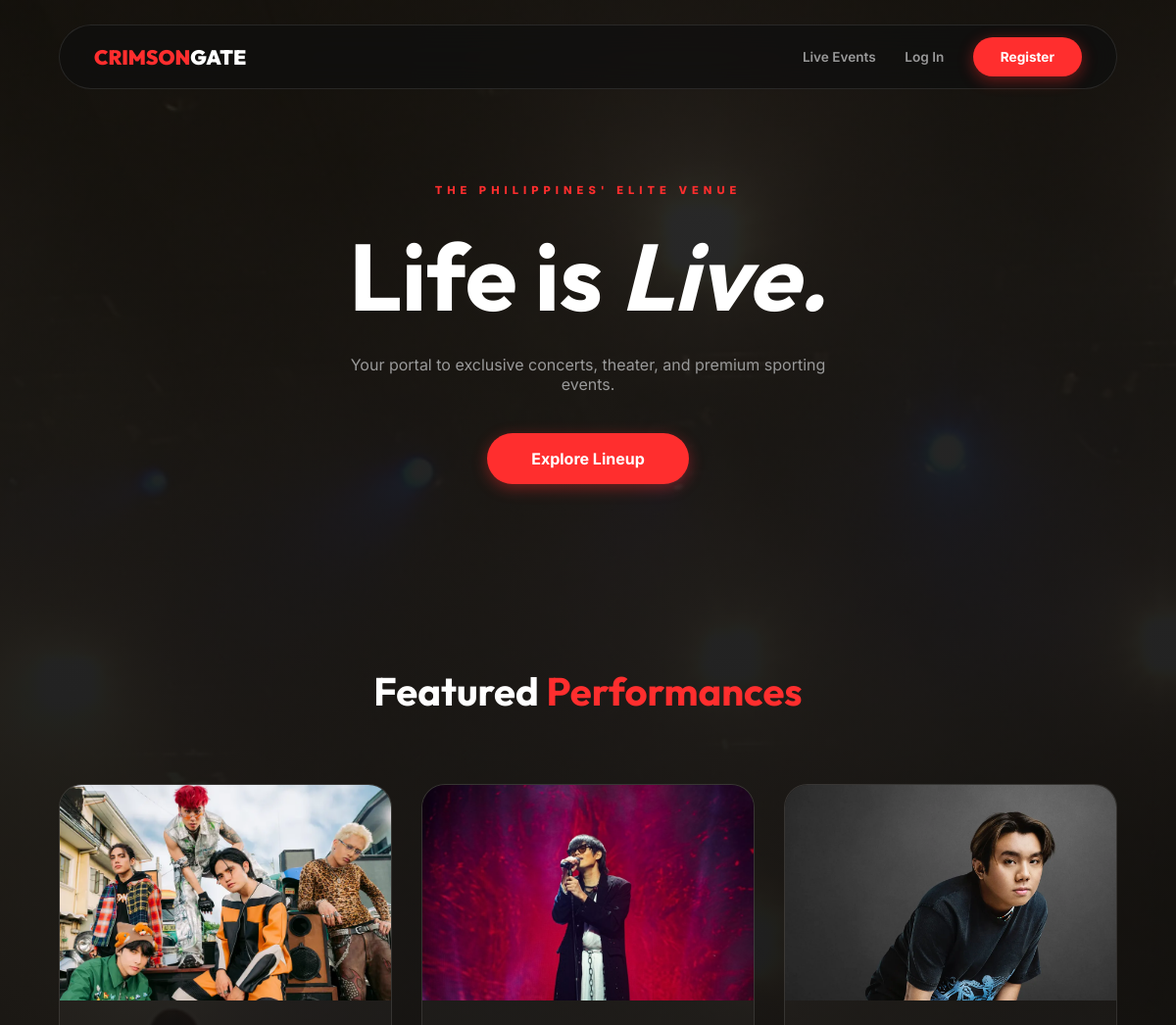
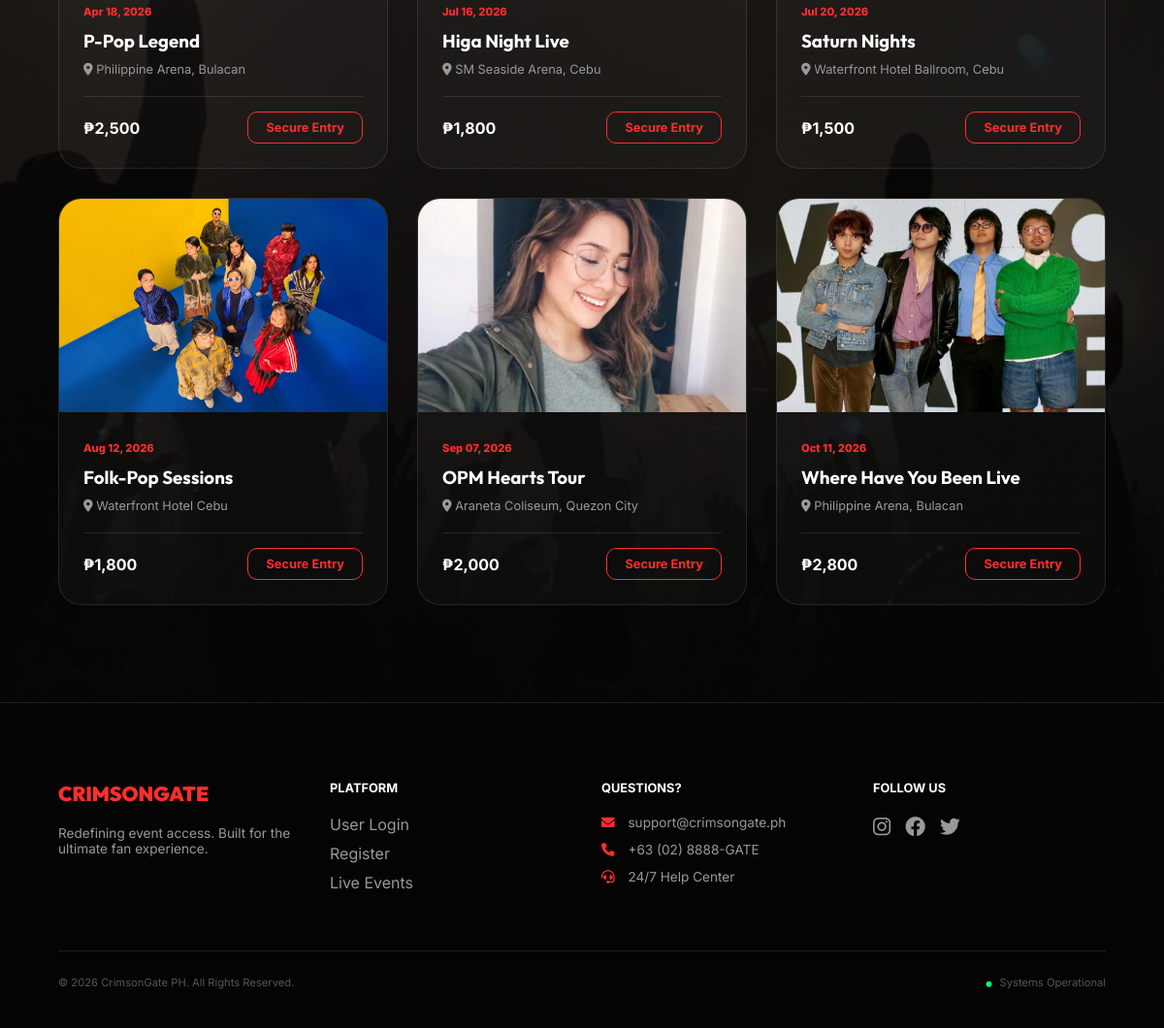
The page / on the database its author committed (2 pictures, top to bottom).
### tables this page shows
CREATE TABLE `events` (
  `id` int(11) NOT NULL,
  `title` varchar(150) NOT NULL,
  `artist` varchar(120) NOT NULL,
  `venue` varchar(150) NOT NULL,
  `event_date` date NOT NULL,
  `event_time` time NOT NULL,
  `price` decimal(10,2) NOT NULL,
  `poster` varchar(255) DEFAULT NULL,
  `status` enum('active','soldout','cancelled') DEFAULT 'active',
  `created_at` timestamp NOT NULL DEFAULT current_timestamp(),
  `total_rows` int(11) DEFAULT 10,
  `cols_per_row` int(11) NOT NULL,
  `seats_per_row` int(11) DEFAULT 10,
  `vip_rows_count` int(11) DEFAULT 3,
  `price_vip1` int(11) DEFAULT 0,
  `price_vip2` int(11) DEFAULT 0,
  `price_vip3` int(11) DEFAULT 0
);

### index.php (the view, shortened to what this page needs)
<?php
include "db.php";
$event_query = "SELECT * FROM events WHERE status = 'active' ORDER BY event_date ASC LIMIT 6";
$event_result = $conn->query($event_query);
?>
<!DOCTYPE html>
<html lang="en">
<head>
    <link rel="stylesheet" href="https://cdnjs.cloudflare.com/ajax/libs/font-awesome/6.0.0/css/all.min.css">
</head>
<body>
    <div class="page-background"></div>
    <header>
        <a href="index.php" class="logo" style="color:var(--crimson);">CRIMSON<span style="color:#fff">GATE</span></a>
        <nav>
            <a href="#events">Live Events</a>
            <a href="login.php">Log In</a>
            <a href="register.php" class="btn-nav">Register</a>
        </nav>
    </header>
    <section class="hero">
        <span style="color:var(--crimson); letter-spacing:5px; font-weight:800; font-size:0.7rem; text-transform:uppercase;">The Philippines' Elite Venue</span>
        <h1 style="font-family:'Outfit'; font-size: clamp(3rem, 8vw, 6rem); margin: 20px 0;">Life is <i>Live.</i></h1>
        <p style="max-width:500px; color:var(--text-dim); margin-bottom:40px;">Your portal to exclusive concerts, theater, and premium sporting events.</p>
        <a href="#events" class="btn-nav" style="padding: 16px 45px;">Explore Lineup</a>
    </section>
    <section id="events">
        <h2 style="text-align:center; font-family:'Outfit'; font-size:2.5rem; margin-bottom:30px;">Featured <span style="color:var(--crimson);">Performances</span></h2>
        <div class="grid">
            <?php if ($event_result && $event_result->num_rows > 0): ?>
                <?php while ($event = $event_result->fetch_assoc()): ?>
                    <div class="card">
                        <div class="card-img-container">
                            <img src="<?php echo $event['poster']; ?>" class="card-img" alt="Poster">
                        </div>
                        <div style="padding: 25px;">
                            <span style="color:var(--crimson); font-weight:800; font-size:0.7rem;"><?php echo date("M d, Y", strtotime($event['event_date'])); ?></span>
                            <h3 style="font-family:'Outfit'; margin: 10px 0;"><?php echo $event['title']; ?></h3>
                            <p style="color:var(--text-dim); font-size:0.8rem;"><i class="fas fa-map-marker-alt"></i> <?php echo $event['venue']; ?></p>
                            <div style="display:flex; justify-content:space-between; align-items:center; margin-top:20px; padding-top:15px; border-top:1px solid var(--glass-border);">
                                <strong>₱<?php echo number_format($event['price'], 0); ?></strong>
                                <a href="login.php" class="btn-ticket">Secure Entry</a>
                            </div>
                        </div>
                    </div>
                <?php endwhile; ?>
            <?php endif; ?>
        </div>
    </section>
    <footer style="background: rgba(5,5,5,0.9); padding: 80px 5% 40px; border-top: 1px solid var(--glass-border);">
        <div style="display: grid; grid-template-columns: repeat(auto-fit, minmax(220px, 1fr)); gap: 40px; max-width: 1300px; margin: 0 auto 50px;">
            <div class="f-col">
                <div class="logo" style="color:var(--crimson); margin-bottom:20px;">CRIMSONGATE</div>
                <p style="color:var(--text-dim); font-size:0.85rem;">Redefining event access. Built for the ultimate fan experience.</p>
            </div>
            <div class="f-col">
                <h4 style="color:#fff; font-size:0.8rem; margin-bottom:20px; text-transform:uppercase;">Platform</h4>
                <ul style="list-style:none;">
                    <li style="margin-bottom:10px;"><a href="login.php" class="f-link">User Login</a></li>
                    <li style="margin-bottom:10px;"><a href="register.php" class="f-link">Register</a></li>
                    <li style="margin-bottom:10px;"><a href="#events" class="f-link">Live Events</a></li>
                </ul>
            </div>
            <div class="f-col">
                <h4 style="color:#fff; font-size:0.8rem; margin-bottom:20px; text-transform:uppercase;">Questions?</h4>
                <ul style="list-style:none;">
                    <li style="margin-bottom:12px; color:var(--text-dim); font-size:0.85rem;">
                        <i class="fas fa-envelope" style="color:var(--crimson); margin-right:10px;"></i>
                        <a href="mailto:support@crimsongate.ph" class="f-link">support@crimsongate.ph</a>
                    </li>
                    <li style="margin-bottom:12px; color:var(--text-dim); font-size:0.85rem;">
                        <i class="fas fa-phone" style="color:var(--crimson); margin-right:10px;"></i>
                        <span>+63 (02) 8888-GATE</span>
                    </li>
                    <li style="margin-bottom:12px; color:var(--text-dim); font-size:0.85rem;">
                        <i class="fas fa-headset" style="color:var(--crimson); margin-right:10px;"></i>
                        <a href="#" class="f-link">24/7 Help Center</a>
                    </li>
                </ul>
            </div>
            <div class="f-col">
                <h4 style="color:#fff; font-size:0.8rem; margin-bottom:20px; text-transform:uppercase;">Follow Us</h4>
                <div style="display:flex; gap:15px;">
                    <a href="#" class="social-icon"><i class="fab fa-instagram"></i></a>
                    <a href="#" class="social-icon"><i class="fab fa-facebook"></i></a>
                    <a href="#" class="social-icon"><i class="fab fa-twitter"></i></a>
                </div>
            </div>
        </div>
        <div style="max-width: 1300px; margin: 0 auto; border-top: 1px solid var(--glass-border); padding-top: 25px; display:flex; justify-content:space-between; font-size:0.7rem; color:#555;">
            <p>&copy; 2026 CrimsonGate PH. All Rights Reserved.</p>
            <p><i class="fas fa-circle" style="color:#00ff78; font-size:6px; margin-right:5px;"></i> Systems Operational</p>
        </div>
    </footer>
</body>
</html>

### index.php (style rules this page uses)
:root { --crimson: #ff2e2e; --crimson-glow: rgba(255, 46, 46, 0.4); --bg: #050505; --glass: rgba(255, 255, 255, 0.03); --glass-border: rgba(255, 255, 255, 0.1); --text-main: #ffffff; --text-dim: #999999; }
* { margin: 0; padding: 0; box-sizing: border-box; }
body { background-color: var(--bg); color: var(--text-main); font-family: 'Inter', sans-serif; overflow-x: hidden; }
.page-background { position: fixed; top: 0; left: 0; width: 100%; height: 100%; background: linear-gradient(rgba(5, 5, 5, 0.85), rgba(5, 5, 5, 0.95)), url("style/back.jpg"); background-size: cover; background-position: center; z-index: -2; }
header { position: fixed; top: 25px; left: 50%; transform: translateX(-50%); width: 90%; max-width: 1100px; background: rgba(15, 15, 15, 0.7); backdrop-filter: blur(20px); border: 1px solid var(--glass-border); padding: 12px 35px; border-radius: 100px; display: flex; justify-content: space-between; align-items: center; z-index: 1000; }
.logo { transition: 0.3s; text-decoration: none; font-family: 'Outfit'; font-weight: 900; font-size: 1.3rem; }
nav a { color: var(--text-dim); text-decoration: none; margin-left: 25px; font-size: 0.85rem; font-weight: 600; transition: 0.3s; position: relative; }
nav a:not(.btn-nav)::after { content: ''; position: absolute; width: 0; height: 2px; bottom: -5px; left: 0; background: var(--crimson); transition: 0.3s; }
.btn-nav { background: var(--crimson); color: white !important; padding: 12px 28px; border-radius: 50px; font-weight: 700; box-shadow: 0 4px 15px var(--crimson-glow); transition: 0.4s; display: inline-block; text-decoration: none; }
.hero { height: 85vh; display: flex; flex-direction: column; justify-content: center; align-items: center; text-align: center; }
.grid { display: grid; grid-template-columns: repeat(auto-fill, minmax(320px, 1fr)); gap: 30px; padding: 40px 5% 100px; max-width: 1300px; margin: 0 auto; }
.card { background: var(--glass); border: 1px solid var(--glass-border); border-radius: 24px; overflow: hidden; transition: 0.4s; }
.card-img-container { overflow: hidden; height: 220px; }
.card-img { width: 100%; height: 100%; object-fit: cover; transition: 0.6s; }
.btn-ticket { border: 1px solid var(--crimson); color: var(--crimson); padding: 8px 18px; border-radius: 10px; text-decoration: none; font-weight: 700; font-size: 0.8rem; transition: 0.3s; }
.f-link { color: var(--text-dim); text-decoration: none; transition: 0.3s; }
.social-icon { color: var(--text-dim); font-size: 1.3rem; transition: 0.3s; }

### rows shown on the page
events: poster (picture), event_date "Apr 18, 2026", title "P-Pop Legend", venue "Philippine Arena, Bulacan", price "2,500"
events: poster (picture), event_date "Jul 16, 2026", title "Higa Night Live", venue "SM Seaside Arena, Cebu", price "1,800"
events: poster (picture), event_date "Jul 20, 2026", title "Saturn Nights", venue "Waterfront Hotel Ballroom, Cebu", price "1,500"
events: poster (picture), event_date "Aug 12, 2026", title "Folk-Pop Sessions", venue "Waterfront Hotel Cebu", price "1,800"
events: poster (picture), event_date "Sep 07, 2026", title "OPM Hearts Tour", venue "Araneta Coliseum, Quezon City", price "2,000"
events: poster (picture), event_date "Oct 11, 2026", title "Where Have You Been Live", venue "Philippine Arena, Bulacan", price "2,800"
